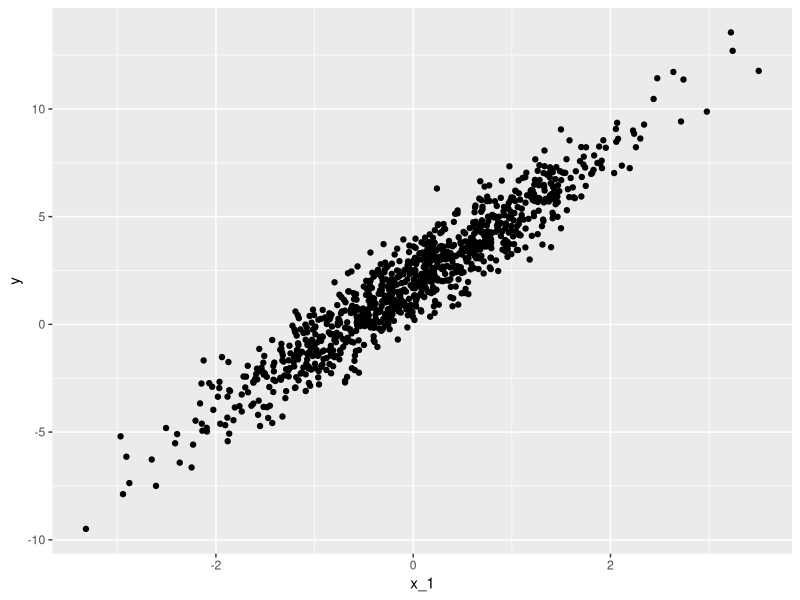
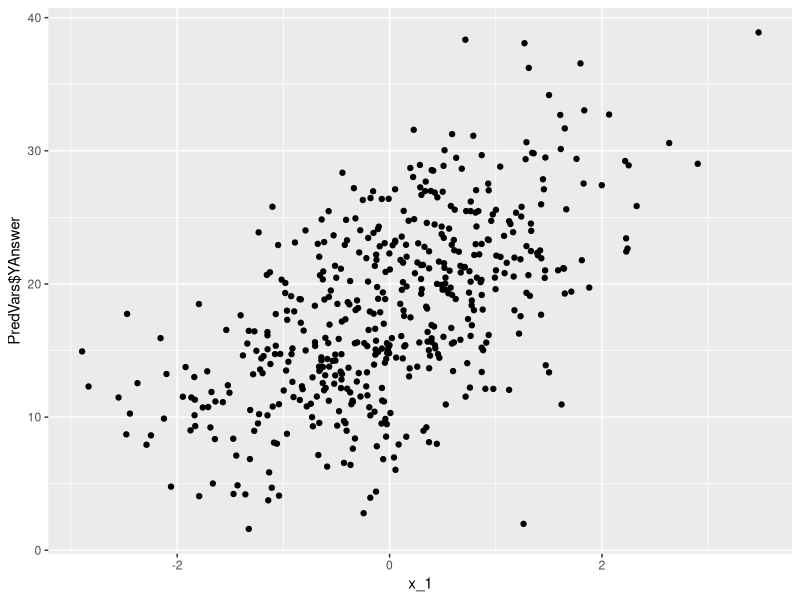

Generate these figures, in order, with R: (Note: this script raises an error after producing the figures.)
#Simple Regressions Assignment 1

#rnorm generates distribution of numbers between 0 and 1, just like rand()
x <- rnorm(10, mean = 2, sd = 3) 
mean(x)
sd(x)
print(x)
set.seed(42) #by setting seed, can replicate the exact same values as other people doing this.
rnorm(10)

#Generate errors from a single unknown parameter, which is standard deviation
beta_0 <- 2 #this is the y-intercept
beta_1 <- 3 #slope?
sigma <- 1  #standard deviation
n_obs <- 1000

#Now build up the right side of the equation
# create predictor variable:
x_1 <- as.numeric(scale(rnorm(n_obs)))

#use the linear model to generate y values based on parameters we made
y <- beta_0 + beta_1 * x_1 + rnorm(n_obs, mean = 0, sd = sigma)

library(tidyverse)
#scatterplot
#THIS IS WHAT I NEED TO DO WITH MY SPIKE TIME DATA THAT'S NOT WITHIN A VARIABLE!! :
ggplot(data = NULL, aes(x_1, y)) + geom_point()
# The term coefficients means Beta parameters and residuals = observation-by-observation errors (squard deviations), and this is what they are called in R as well
fit1 <- lm(y ~ x_1)
fit1$coefficients #fitting coefficients to the x predictor to get parameter estimates?
#Coefficients are similar to our original betas because the observations were 1000! so lots of data


#Practice Exercises #1
#use a data frame and add 2 more continuous predictors
PredVars=data.frame("FirstPredictor" = integer(0),"SecondPredictor" = integer(0), "ThirdPredictor" = integer(0))

#Generating Parameters
beta_0 <- 10
beta_1 <- 4
sigma <- 8
n_obs <- 500

#Generating Predictor Data in a data frame
x_1 <- as.numeric(scale(rnorm(n_obs)))
x_2 <- as.numeric(scale(rnorm(n_obs)))
x_3 <- as.numeric(scale(rnorm(n_obs)))
PredVars = data.frame("FirstPredictor" = x_1, "SecondPredictor" = x_2, "ThirdPredictor" = x_3)

PredVars <- mutate(PredVars,YAnswer = beta_0 + x_1*beta_1 + x_2*beta_1 + x_3*beta_1 + sigma)
ggplot(data = PredVars, aes(y = PredVars$YAnswer,x = x_1,x_2,x_3)) + geom_point()

fit_x1 <- lm(PredVars$YAnswer ~ x_1)
fit_x2 <- lm(PredVars$YAnswer ~ x_2)
fit_x3 <- lm(PredVars$YAnswer ~ x_3)

LM_Fun <- function(beta0,beta1,sigma,x_1,n_obs){
  PredVars1 <- data.frame("YAnswer" = integer(n_obs))
  PredVars1 <- mutate(PredVars1,YAnswer = beta_0 + x_1*beta_1 + sigma)
  ggplot(data = PredVars, aes(y = YAnswer,x = x_1)) + geom_point()
  output <- PredVars1
}
  
#Was supposed to add lm(PredVars1$YAnswer ~ x_1) to previous function


sim_simple_lm <- function(n_obs, beta_0, beta_1, sigma) { x_1 <- as.numeric(scale(rnorm(n_obs))) 
errors <- rnorm(n_obs, 0, sigma) 
y <- beta_0 + beta_1 * x_1 + errors 
fit <- lm(y ~ x_1) 
  output <- list(n_obs = n_obs, 
                 beta_0 = beta_0, 
                 beta_0_hat = fit$coef["(Intercept)"], 
                 beta_1 = beta_1, 
                 beta_1_hat = fit$coef["x_1"], 
                 sigma = sigma, 
                 sigma_hat = sd(fit$resid)) 
return(output)
}


set.seed(854)
sim_simple_lm(10,1,2,10)


n_sims <- 1e4 #n_sims = 10000, but in scientific notation
sim_results <- data.frame(sim = 1:n_sims,
                          beta_0_hat = NA,
                          beta_1_hat = NA,
                          sigma_hat = NA)
for(this_sim in 1:n_sims) {
  if(this_sim %% 1000 == 0) {cat("starting simulation", this_sim, "\n")}
  #do something every 1000th iteration is what Var %% Num == 0 means. Num = 1000 in this case but it could be every 10 or every 50 iterations for example.
  #If you type in "this_sim %% 1000" you get 0.
  this_fit <- sim_simple_lm(10,1,2,10)
  sim_results[this_sim,2:4] <- c(this_fit$beta_0_hat,
                                 this_fit$beta_1_hat,
                                 this_fit$sigma_hat)
}
summary(sim_results[,2:4])



this_fit1 <- as.data.frame(this_fit)
GatheredFit <- gather(this_fit1)
ggplot(data = NULL, aes(y = GatheredFit, x = 1:10)) + geom_point()
plot(GatherFit)
    

# Dummy coding

mysleep <- sleep 
levels(mysleep$group) <- c("pre", "post") 
head(mysleep)
summary(mysleep)
summary(lm(extra ~ group, data = mysleep))
mysleep %>% group_by(group) %>% summarize(mean = mean(extra))
mysleep <- mysleep %>% mutate(group.num = as.numeric(group) - 1)
summary(lm(extra ~ group.num, mysleep))

# Recall from our previous discussion of variable scaling that centering a variable means transforming it such that the mean is zero (or extremely close to zero, such as when we apply R’s scale() function). Now, think about how this relates to the interpretation of our linear model coeﬃcients. How do we interpret the intercept? 

# the intercept is the predicted value of y when all predictors have a value of zero. This is just simple arithmetic because when a value of a predictor is zero, then it adds nothing to the predicted value of y because a slope parameter times zero is obviously always zero. So if all predictors are zero, the only terms left in our equation are the intercept and error terms. Now, think about the impact of centering a categorical predictor like group. In our previous model, the intercept corresponded to the mean value of the “pre” condition. What does the intercept correspond to when we center the group variable? 

mysleep_norm <- as.data.frame(mysleep)
mysleep_norm <- mysleep_norm %>% mutate(extra = rnorm(extra, mean = 0))
summary(mysleep_norm)
head(mysleep_norm)
mysleep_norm <- mysleep_norm %>% mutate(rnorm(group.c, mean = 0)) #creates 2 levels?
mysleep_norm$group.c <- as.numeric(mysleep$group) - 1.5 
xtabs(~ group + group.c, mysleep_norm) #cross tabulate function, contingency table
#creates 2 levels of 0.5 and -0.5???

#2.Fit a model with the new group.c predictor as the only predictor of extra. How is it diﬀerent and similar to the original model with group or group.num?


summary(lm(mysleep$extra ~ mysleep_norm$group.c, mysleep))

# 3. What does the new intercept correspond to? Calculate that value with another method to demonstrate this interpretation of the coeﬃcient.



#Factor Coding

contrasts(iris$Species)
                                        